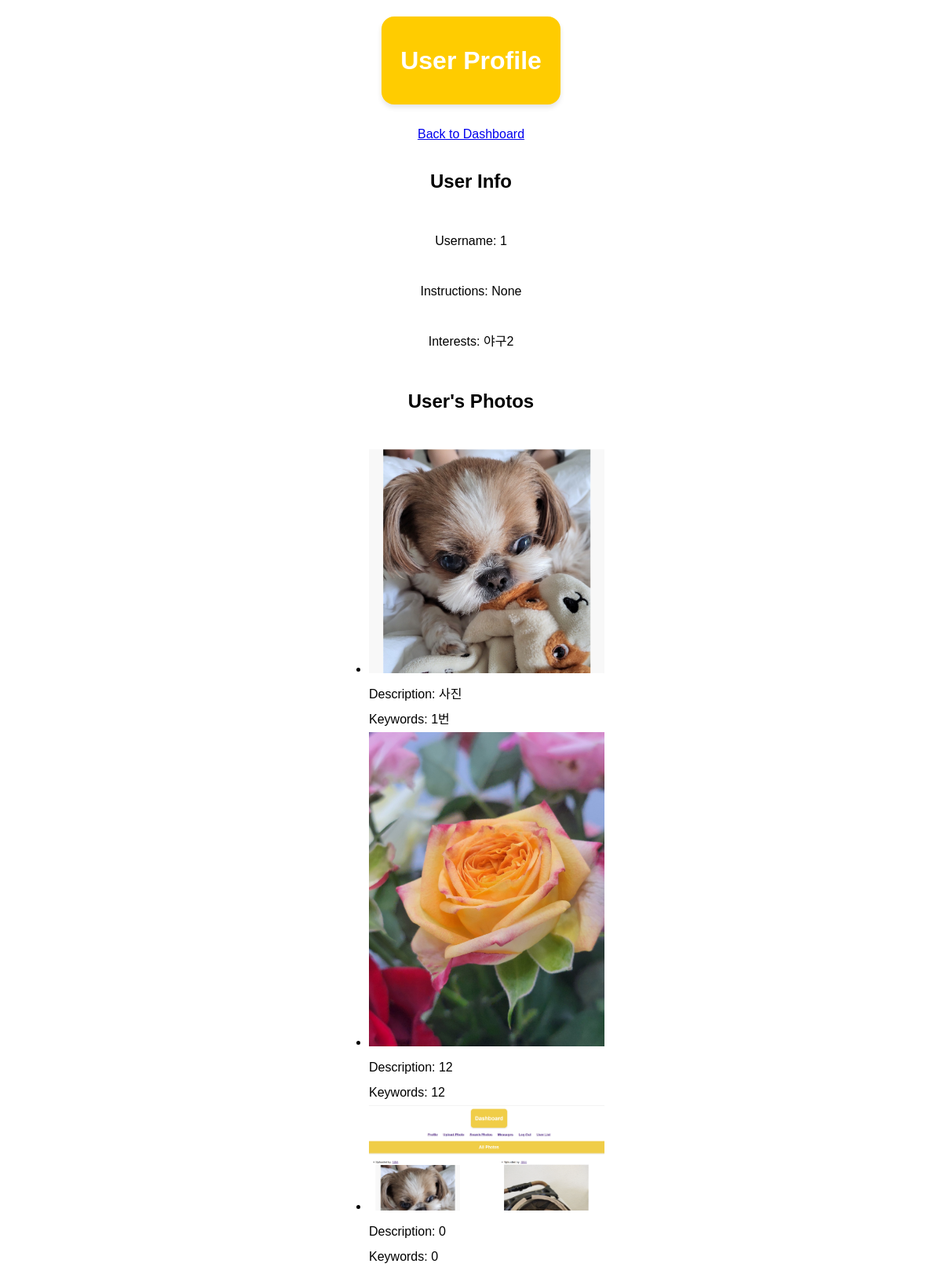
Page /user_profile/1 on the committed database.
### tables this page shows
CREATE TABLE users (
                        id INTEGER PRIMARY KEY,
                        username TEXT,
                        password TEXT,
                        instructions TEXT,
                        interests TEXT);

CREATE TABLE photos (
                        id INTEGER PRIMARY KEY,
                        user_id INTEGER,
                        filename TEXT,
                        description TEXT,
                        keywords TEXT);

### app.py (the view)
@app.route('/user_profile/<username>')
def user_profile(username):
    with sql.connect('database.db') as con:
        cur = con.cursor()
        cur.execute("SELECT * FROM users WHERE username = ?", (username,))
        user = cur.fetchone()
        if user:
            cur.execute("SELECT * FROM photos WHERE user_id = ?", (user[0],))
            photos = cur.fetchall()
            return render_template('user_profile.html', user=user, photos=photos)
        else:
            return "User not found"

### templates/user_profile.html (shortened to what this page needs)
<!DOCTYPE html>
<html>
<head>
    <link rel="stylesheet" href="{{ url_for('static', filename='css/styles.css') }}">
</head>
<body>
    <h1>User Profile</h1>
    <a href="{{ url_for('dashboard') }}">Back to Dashboard</a>
    <h2>User Info</h2>
    <p>Username: {{ user[1] }}</p>
    <p>Instructions: {{ user[3] }}</p>
    <p>Interests: {{ user[4] }}</p>
    <h2>User's Photos</h2>
    <ul>
        {% for photo in photos %}
            <li>
                <img src="{{ url_for('static', filename='uploads/' + photo[2]) }}" width="300"><br>
                Description: {{ photo[3] }}<br>
                Keywords: {{ photo[4] }}<br>
            </li>
        {% endfor %}
    </ul>
</body>
</html>

### static/styles.css (style rules this page uses)
body { font-family: Arial, sans-serif; margin: 0; padding: 0; background-color: #ffffff; }

### templates/user_profile.html (style rules this page uses)
body { display: flex; flex-direction: column; align-items: center; justify-content: center; min-height: 100vh; line-height: 2; }
h1 { font-weight: bold; text-align: center; background-color: #ffcc00; color: #fff; padding: 1.5rem; border-radius: 1rem; box-shadow: 0 4px 6px rgba(0, 0, 0, 0.1); }

### rows in the picture
users: username "1", interests "야구2"
photos: filename (picture), description "사진", keywords "1번"
photos: filename (picture), description "12", keywords "12"
photos: filename (picture), description "0", keywords "0"

### other values in the picture
{{ user[3] }} "None"
